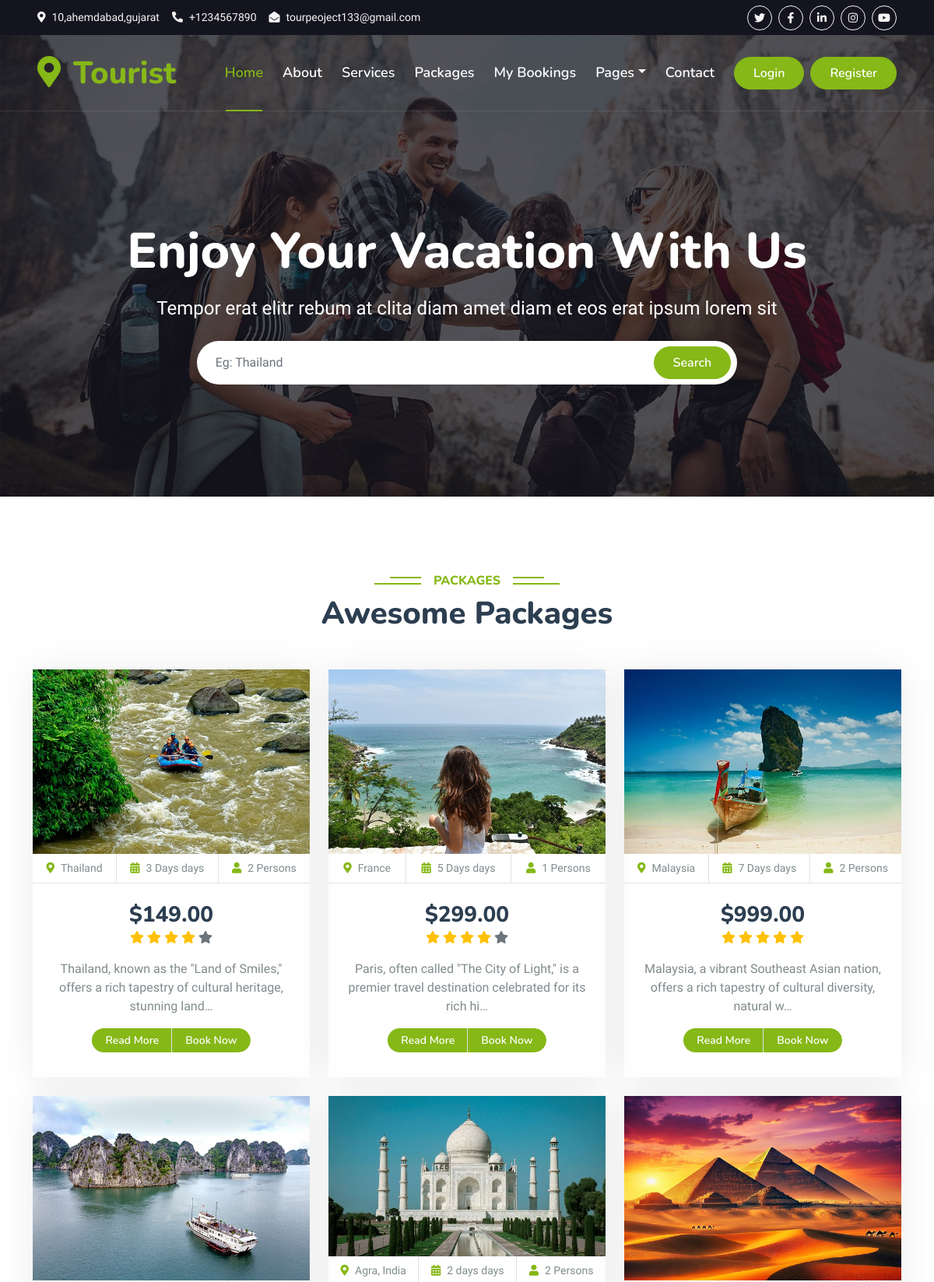
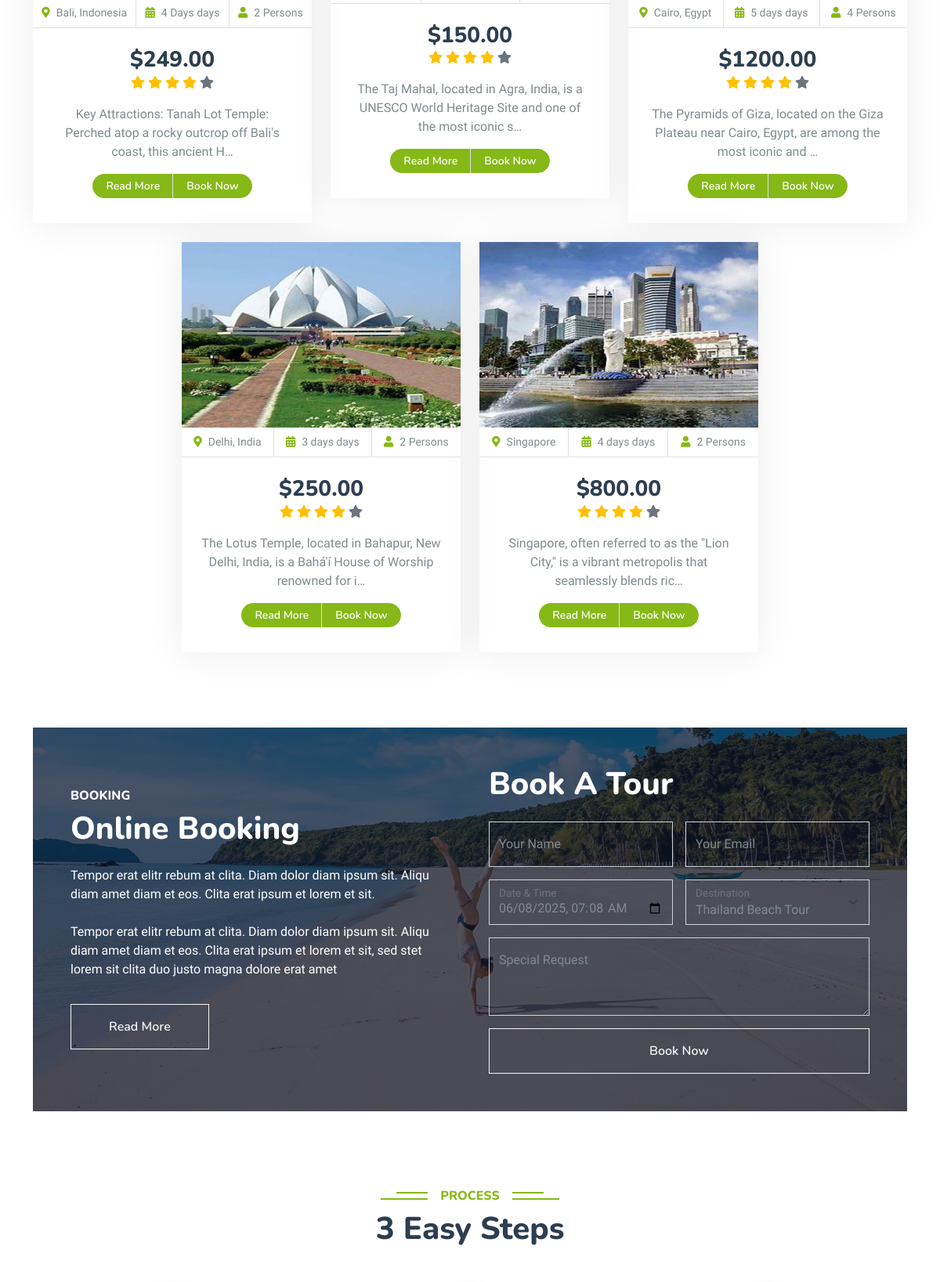
Page /packages/ (upper part) on the committed database (2 pictures, top to bottom).
### packages/models.py (models this page shows, shortened)
class Package(models.Model):
    TOUR_TYPES = [
        ("Adventure", "Adventure"),
        ("Family", "Family"),
        ("Honeymoon", "Honeymoon"),
        ("Beach", "Beach"),
        ("Cultural", "Cultural"),
        ("Wildlife", "Wildlife"),
    ]
    title = models.CharField(max_length=200)  # Package title
    image = models.ImageField(upload_to='packages/images/')  # Package image
    location = models.CharField(max_length=100)  # Location name
    duration = models.CharField(max_length=50)  # Duration (e.g., "3 days")
    persons = models.IntegerField()  # Number of persons
    price = models.DecimalField(max_digits=10, decimal_places=2)  # Price in USD
    rating = models.FloatField(default=5.0)  # Rating (out of 5)
    description = models.TextField()  # Package description
    location_map = models.TextField()  # Google Map iframe src
    inclusions = models.TextField(default="Includes basic amenities.")
    tour_type = models.CharField(max_length=50, choices=TOUR_TYPES, default="Adventure")  # New Field

### tourist/views.py (the view)
# urls.py: path('packages/', views.packages, name='packages'),
def packages(request):
    packages = Package.objects.all()
    form = PackageSearchForm(request.GET)
    if form.is_valid():
        location = form.cleaned_data.get("location")
        min_price = form.cleaned_data.get("min_price")
        max_price = form.cleaned_data.get("max_price")
        min_duration = form.cleaned_data.get("min_duration")
        if location:
            packages = packages.filter(location__icontains=location)
        if min_price:
            packages = packages.filter(price__gte=min_price)
        if max_price:
            packages = packages.filter(price__lte=max_price)
        if min_duration:
            packages = packages.filter(duration__gte=min_duration)
    return render(request, "package.html", {"packages": packages, "form": form})

### packages/forms.py
class PackageSearchForm(forms.Form):
    location = forms.CharField(required=False, label="Location", widget=forms.TextInput(attrs={'placeholder': 'Eg: Thailand'}))
    min_price = forms.DecimalField(required=False, label="Min Price", min_value=0)
    max_price = forms.DecimalField(required=False, label="Max Price", min_value=0)
    min_duration = forms.IntegerField(required=False, label="Min Days", min_value=1)

### templates/package.html (shortened to what this page needs)
{% include "header.html" %}
{% load static %}
<div class="container-fluid bg-primary py-5 mb-5 hero-header">
    <div class="container py-5">
        <div class="row justify-content-center py-5">
            <div class="col-lg-10 pt-lg-5 mt-lg-5 text-center">
                <h1 class="display-3 text-white mb-3 animated slideInDown">Enjoy Your Vacation With Us</h1>
                <p class="fs-4 text-white mb-4 animated slideInDown">Tempor erat elitr rebum at clita diam amet diam et eos erat ipsum lorem sit</p>
                <div class="position-relative w-75 mx-auto animated slideInDown">
                    <form method="GET" action="{% url 'packages' %}" class="d-flex">
                    <input class="form-control border-0 rounded-pill w-100 py-3 ps-4 pe-5" name="location" type="text" placeholder="Eg: Thailand " value="{{ request.GET.location }}">
                    <button type="submit" class="btn btn-primary rounded-pill py-2 px-4 position-absolute top-0 end-0 me-2" style="margin-top: 7px;">Search</button>
                </form>
                </div>
            </div>
        </div>
    </div>
</div>
</div>
    <div class="container-xxl py-5">
        <div class="container">
            <div class="text-center wow fadeInUp" data-wow-delay="0.1s">
                <h6 class="section-title bg-white text-center text-primary px-3">Packages</h6>
                <h1 class="mb-5">Awesome Packages</h1>
            </div>
            <div class="row g-4 justify-content-center">
                {% for package in packages %}
                <div class="col-lg-4 col-md-6 wow fadeInUp" data-wow-delay="0.1s">
                    <div class="package-item">
                        <div class="overflow-hidden">
                            <img class="img-fluid" src="{{ package.image.url }}" alt="">
                        </div>
                        <div class="d-flex border-bottom">
                            <small class="flex-fill text-center border-end py-2"><i class="fa fa-map-marker-alt text-primary me-2"></i>{{ package.location }}</small>
                            <small class="flex-fill text-center border-end py-2"><i class="fa fa-calendar-alt text-primary me-2"></i>{{ package.duration }} days</small>
                            <small class="flex-fill text-center py-2"><i class="fa fa-user text-primary me-2"></i>{{ package.persons }} Persons</small>
                        </div>
                        <div class="text-center p-4">
                            <h3 class="mb-0">${{ package.price }}</h3>
                            <div class="mb-3">
                                {% for i in "12345" %}
                                    {% if forloop.counter <= package.rating %}
                                        <i class="fa fa-star text-warning"></i>
                                    {% else %}
                                        <i class="fa fa-star text-muted"></i>
                                    {% endif %}
                                {% endfor %}
                            </div>
                            <p>{{ package.description |truncatechars:100 }}</p>
                            <div class="d-flex justify-content-center mb-2">
                                <a href="{% url 'package_details' package.id %}" class="btn btn-sm btn-primary px-3 border-end" style="border-radius: 30px 0 0 30px;">Read More</a>
                                <a href="{% url 'book_package' package.id %}" class="btn btn-sm btn-primary px-3" style="border-radius: 0 30px 30px 0;">Book Now</a>
                            </div>
                        </div>
                    </div>
                </div>
                {% endfor %}
            </div>
        </div>
    </div>
<div class="container-xxl py-5 wow fadeInUp" data-wow-delay="0.1s">
    <div class="container">
        <div class="booking p-5">
            <div class="row g-5 align-items-center">
                <div class="col-md-6 text-white">
                    <h6 class="text-white text-uppercase">Booking</h6>
                    <h1 class="text-white mb-4">Online Booking</h1>
                    <p class="mb-4">Tempor erat elitr rebum at clita. Diam dolor diam ipsum sit. Aliqu diam amet diam et eos. Clita erat ipsum et lorem et sit.</p>
                    <p class="mb-4">Tempor erat elitr rebum at clita. Diam dolor diam ipsum sit. Aliqu diam amet diam et eos. Clita erat ipsum et lorem et sit, sed stet lorem sit clita duo justo magna dolore erat amet</p>
                    <a class="btn btn-outline-light py-3 px-5 mt-2" href="">Read More</a>
                </div>
                <div class="col-md-6">
                    <h1 class="text-white mb-4">Book A Tour</h1>
                    <form method="post" action="{% url 'submit_enquiry' %}">
                        <div class="row g-3">
                            <div class="col-md-6">
                                <div class="form-floating">
                                    <input type="text" class="form-control bg-transparent" name="name" placeholder="Your Name" required>
                                    <label>Your Name</label>
                                </div>
                            </div>
                            <div class="col-md-6">
                                <div class="form-floating">
                                    <input type="email" class="form-control bg-transparent" name="email" placeholder="Your Email" required>
                                    <label>Your Email</label>
                                </div>
                            </div>
                            <div class="col-md-6">
                                <div class="form-floating">
                                    <input type="datetime-local" class="form-control bg-transparent" name="datetime" id="datetime" required>
                                    <label for="datetime">Date & Time</label>
                                </div>
                            </div>
                            <div class="col-md-6">
                                <div class="form-floating">
                                    <select class="form-select bg-transparent" name="destination">
                                        {% for package in packages %}
                                        <option value="{{ package.title }}">{{ package.title }}</option>
                                        {% endfor %}
                                    </select>
                                    <label>Destination</label>
                                </div>
                            </div>
                            <div class="col-12">
                                <div class="form-floating">
                                    <textarea class="form-control bg-transparent" name="message" placeholder="Special Request" style="height: 100px"></textarea>
                                    <label>Special Request</label>
                                </div>
                            </div>
                            <div class="col-12">
                                <button class="btn btn-outline-light w-100 py-3" type="submit">Book Now</button>
                            </div>
                        </div>
                    </form>
                </div>
            </div>
        </div>
    </div>
</div>
    <div class="container-xxl py-5">
        <div class="container">
            <div class="text-center pb-4 wow fadeInUp" data-wow-delay="0.1s">
                <h6 class="section-title bg-white text-center text-primary px-3">Process</h6>
                <h1 class="mb-5">3 Easy Steps</h1>
            </div>
            <div class="row gy-5 gx-4 justify-content-center">
            </div>
        </div>
    </div>
{% include "footer.html" %}

### static/css/style.css (style rules this page uses)
:root { --primary: #86B817; --secondary: #FE8800; --light: #F5F5F5; --dark: #14141F; }
.btn { font-family: 'Nunito', sans-serif; font-weight: 600; transition: .5s; }
.btn.btn-primary, .btn.btn-secondary { color: #FFFFFF; }
.hero-header { background: linear-gradient(rgba(20, 20, 31, .7), rgba(20, 20, 31, .7)), url(../img/bg-hero.jpg); background-position: center center; background-repeat: no-repeat; background-size: cover; }
.section-title { position: relative; display: inline-block; text-transform: uppercase; }
.section-title::before { position: absolute; content: ""; width: calc(100% + 80px); height: 2px; top: 4px; left: -40px; background: var(--primary); z-index: -1; }
.section-title::after { position: absolute; content: ""; width: calc(100% + 120px); height: 2px; bottom: 5px; left: -60px; background: var(--primary); z-index: -1; }
.package-item { box-shadow: 0 0 45px rgba(0, 0, 0, .08); }
.package-item img { transition: .5s; }
.booking { background: linear-gradient(rgba(15, 23, 43, .7), rgba(15, 23, 43, .7)), url(../img/booking.jpg); background-position: center center; background-repeat: no-repeat; background-size: cover; }

### rows in the picture
Package: image (picture), location "Thailand", duration "3 Days", persons "2", price "149.00", description "Thailand, known as the \"Land of Smiles,\" offers a rich tapestry of cultural heritage, stunning land…"
Package: image (picture), location "France", duration "5 Days", persons "1", price "299.00", description "Paris, often called \"The City of Light,\" is a premier travel destination celebrated for its rich hi…"
Package: image (picture), location "Malaysia", duration "7 Days", persons "2", price "999.00", rating 5 (drawn), description "Malaysia, a vibrant Southeast Asian nation, offers a rich tapestry of cultural diversity, natural w…"
Package: image (picture), location "Bali, Indonesia", duration "4 Days", persons "2", price "249.00", description "Key Attractions: Tanah Lot Temple: Perched atop a rocky outcrop off Bali's coast, this ancient H…"
Package: image (picture), location "Agra, India", duration "2 days", persons "2", price "150.00", description "The Taj Mahal, located in Agra, India, is a UNESCO World Heritage Site and one of the most iconic s…"
Package: image (picture), location "Cairo, Egypt", duration "5 days", persons "4", price "1200.00", description "The Pyramids of Giza, located on the Giza Plateau near Cairo, Egypt, are among the most iconic and …"
Package: image (picture), location "Delhi, India", duration "3 days", persons "2", price "250.00", description "The Lotus Temple, located in Bahapur, New Delhi, India, is a Bahá'í House of Worship renowned for i…"
Package: image (picture), location "Singapore", duration "4 days", persons "2", price "800.00", description "Singapore, often referred to as the \"Lion City,\" is a vibrant metropolis that seamlessly blends ric…"

### other values in the picture
form field destination "Thailand Beach Tour"
